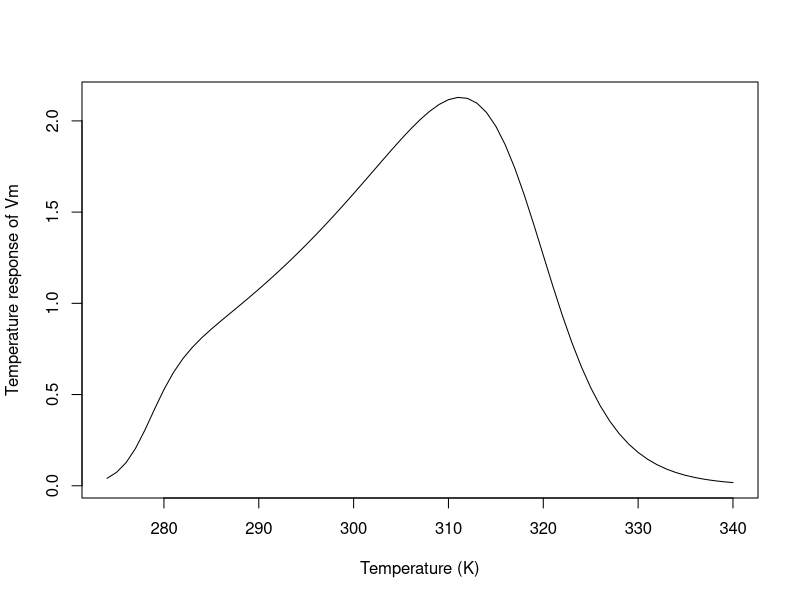
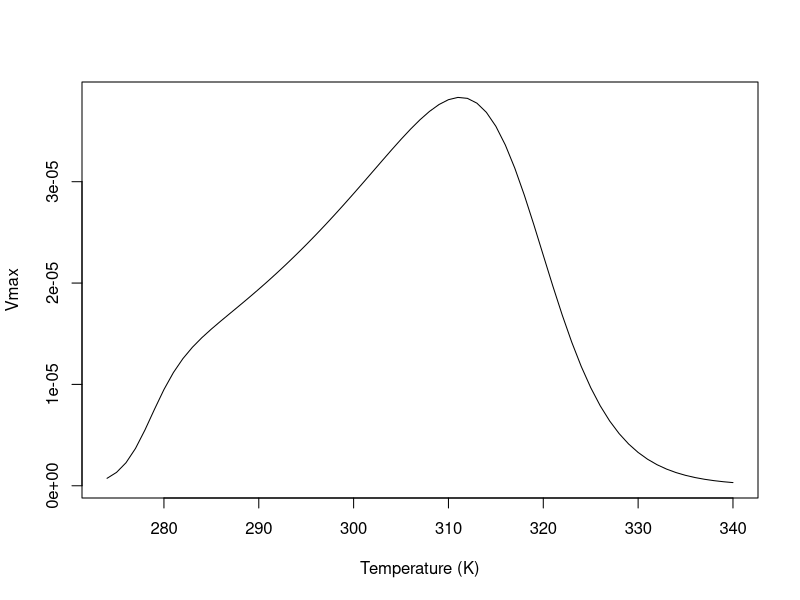

Write R code to recreate these figures, in order.
# c4_photosynthesis
# By: Bryan Petersen
# Date: 2024-08-05
# Purpose: This script is used to calculate the leaf-level photosynthesis rate of C4 plants.

# Load libraries
library(tidyverse)

## User input ##
q10 <- 20 # Q10 value, unitless
tl <- 274:340 # temperature of lower canopy leaves and stems, Kelvin
f1 <- 0.6 # constant used in tempvm equations, unitless
f2 <- 0.27 # constant used in tempvm equations, unitless
lotemp <- 5 # low temperature threshold in tempvm equation, Celsius
hitemp <- 45 # high temperature threshold in tempvm equation, Celsius
stresstl <- 1 # sum of soil moisture stress factor for the lower canopy over all 6 soil layers, unitless
drought <- 2 # crop sensitivity to drought parameter, unitless
stressn <- 1 # stress factor applied to vmax based on leaf nitrogen content in crops, unitless
vmax_pft <- 18.0e-6 # maximum rate of Rubisco carboxylation at 15 C at top of canopy, mol CO2 m-2 s-1

# Calculate the parameter values which are a function of temperature
tleaf <- tl - 273.15 # temperature of lower canopy leaves and stems, Celsius
rwork <- 3.47e-3 - (1/tl) # not sure what this is


# Calculate the temperature response of Vmax
tempvm <- exp(3500*rwork) / ((1 + exp(f1 * (lotemp - tleaf))) * (1 + exp(f2 * (tleaf - hitemp))))

# Plot tempvm
plot(tl, tempvm, type = "l", xlab = "Temperature (K)", ylab = "Temperature response of Vm")

# Calculate drought stress
stressc4c <- max(c(0.35, min(c(1, stresstl * drought))))

# Calculate the vmax
vmax <- vmax_pft * tempvm * min(c(stressc4c, stressn))

# Plot vmax
plot(tl, vmax, type = "l", xlab = "Temperature (K)", ylab = "Vmax")

